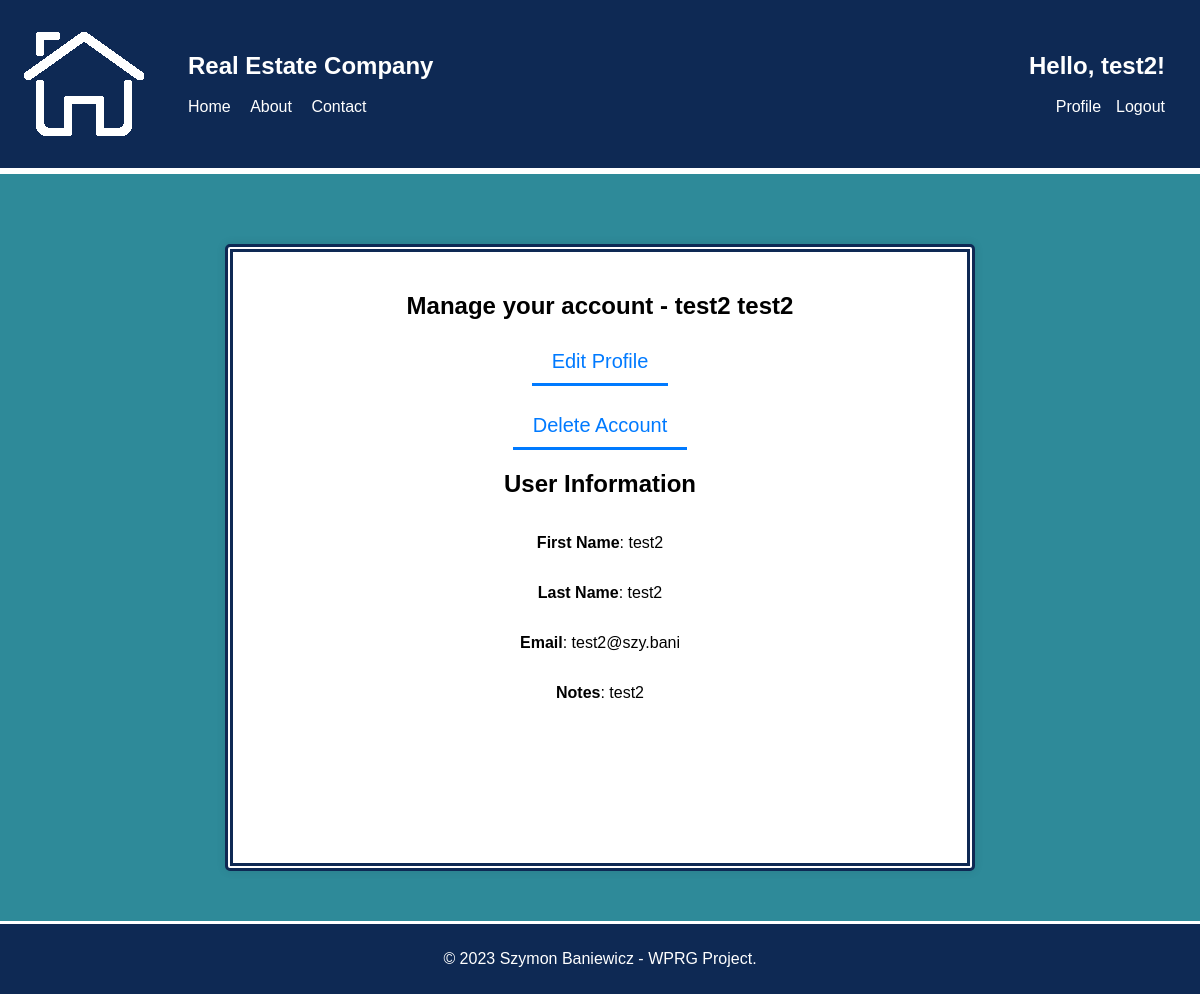
/php/profile.php (signed in), run on the app's committed database.
### tables this page shows
CREATE TABLE `clients` (
  `Client_ID` int(11) NOT NULL,
  `Password` varchar(60) NOT NULL,
  `First_name` varchar(255) NOT NULL,
  `Last_name` varchar(255) NOT NULL,
  `Email` text NOT NULL,
  `Phone_number` int(11) NOT NULL,
  `role` varchar(50) NOT NULL DEFAULT 'user',
  `Notes` text NOT NULL
);

### php/profile.php (the view, shortened to what this page needs)
<?php
require 'config.php';
$client_id = $_SESSION['client_id'];
$stmt = $conn->prepare("SELECT role FROM Clients WHERE Client_ID = ?");
$stmt->bind_param("i", $client_id);
$stmt->execute();
$result = $stmt->get_result();
$user = $result->fetch_assoc();
$role = $user['role'];
?>
<!DOCTYPE html>
<html>
<head>
    <link rel="stylesheet" type="text/css" href="../css/style.css">
</head>
<body>
<header>
    <div class="header-container">
        <div class="left-nav">
            <img src="../img/logo.png">
            <nav>
                <ul>
                    <li><h1>Real Estate Company</h1></li><br><br>
                    <li><a href="index.php">Home</a></li>
                    <li><a href="about.php">About</a></li>
                    <li><a href="contact.php">Contact</a></li>
                </ul>
            </nav>
        </div>
        <?php
        if (isset($_SESSION['login_user'])) {
            echo '<div class="right-nav">';
            echo '<nav>';
            echo '<ul>';
            echo '<li><h1>Hello, ' . $_SESSION['first_name'] . '!</h1></li><br><br>';
            echo '<li><a href="profile.php">Profile</a></li>';
            echo '<li><a href="logout.php">Logout</a></li>';
            echo '</ul>';
            echo '</nav>';
            echo '</div>';
        } else {
            header("location: login.php");
            exit;
        }
        ?>
    </div>
</header>
<div class="content-section">
    <div class="form-container-profile">
        <h2>Manage your account - <?php echo $_SESSION['first_name']; ?> <?php echo $_SESSION['last_name']; ?></h2>
        <form method="POST" action="../php/profile_options/edit_profile.php">
            <input type="submit" name="edit_profile" value="Edit Profile" class="form-button"><br><br>
        </form>
        <form method="POST" action="profile.php">
            <input type="submit" name="delete_account" value="Delete Account" class="form-button" onclick="return confirm('Are you sure you want to delete your account? This action cannot be undone.');"><br>
        </form>
        <?php if ($role == 'user') {
        echo '<h2>User Information</h2>';
        $stmt = $conn->prepare("SELECT * FROM Clients WHERE Client_ID = ?");
        $stmt->bind_param("i", $client_id);
        $stmt->execute();
        $result = $stmt->get_result();
        $user = $result->fetch_assoc();
        echo '<p><b>First Name</b>: '.$user['First_name'].'</p>';
        echo '<p><b>Last Name</b>: '.$user['Last_name'].'</p>';
        echo '<p><b>Email</b>: '.$user['Email'].'</p>';
        echo '<p><b>Notes</b>: '.$user['Notes'].'</p>';
        }?>
    </div>
</div>
<footer>
    <p>&copy; 2023 Szymon Baniewicz - WPRG Project.</p>
</footer>
</body>
</html>

### css/style.css (style rules this page uses)
* { box-sizing: border-box; }
body { margin: 0; padding: 0; font-family: Arial, sans-serif; height: 100%; width: 100%; min-height: 100%; display: flex; flex-direction: column; }
header { background-color: #0E2954; color: #fff; padding: 20px; width: 100%; border-bottom: 3px white solid; }
.header-container { display: flex; flex-direction: row; justify-content: space-between; align-items: center; }
.left-nav, .right-nav { display: flex; align-items: center; list-style-type: none; padding: 0; }
.right-nav { text-align: right; }
.left-nav ul li, .right-nav ul li { list-style-type: none; }
.left-nav a, .right-nav a { color: inherit; text-decoration: none; }
nav ul li { margin-right: 15px; list-style-type: none; display: inline-block; }
header h1 { margin: 0; }
nav ul li a { color: #fff; text-decoration: none; }
.content-section { flex-grow: 1; display: flex; justify-content: center; background-color: #2E8A99; padding: 50px; text-align: center; min-height: calc(100vh - 50px); border-top: 3px white solid; }
footer { color: #fff; padding: 10px; text-align: center; margin-top: auto; width: 100%; background-color: #0E2954; border-top: 3px white solid; }
.form-button { padding: 10px 20px; font-size: 20px; background-color: transparent; color: #000; cursor: pointer; text-decoration: none; transition: color 0.3s, border-bottom-color 0.3s; border: none; color: #007aff; border-bottom: 3px solid #007aff; }
.form-container-profile { display: flex; flex-direction: column; align-items: center; width: 750px; min-height: 330px; background-color: #fff; padding: 20px; border-radius: 5px; box-shadow: 0px 0px 10px 0px rgba(0,0,0,0.1); margin-top: 20px; border: 8px #0E2954 double; }

### data on the page
clients: First_name "test2", Last_name "test2", Email "test2@szy.bani", Notes "test2"

### other printed values
$_SESSION['first_name'] "test2"
$_SESSION['last_name'] "test2"
